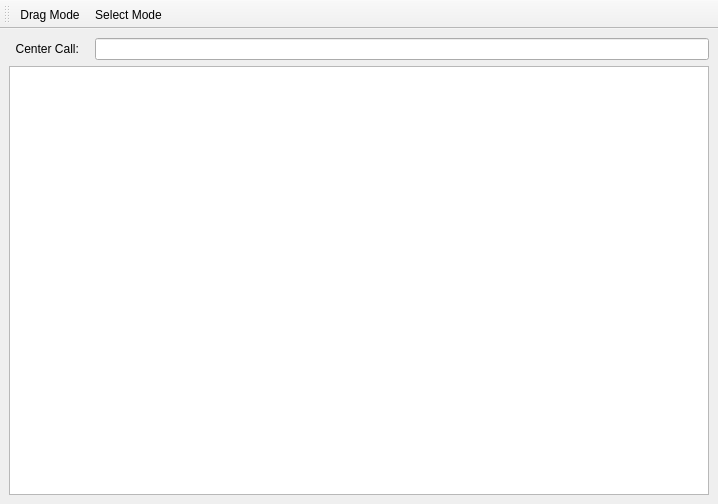
<?xml version="1.0" encoding="UTF-8"?>
<ui version="4.0">
 <class>MapWidgetClass</class>
 <widget class="QMainWindow" name="MapWidgetClass">
  <property name="geometry">
   <rect>
    <x>0</x>
    <y>0</y>
    <width>718</width>
    <height>504</height>
   </rect>
  </property>
  <property name="windowTitle">
   <string>Map View</string>
  </property>
  <widget class="QWidget" name="centralwidget">
   <layout class="QVBoxLayout" name="verticalLayout">
    <item>
     <layout class="QGridLayout" name="gridLayout">
      <item row="0" column="1">
       <widget class="QLineEdit" name="centerCallEdit"/>
      </item>
      <item row="0" column="0">
       <widget class="QLabel" name="label">
        <property name="sizePolicy">
         <sizepolicy hsizetype="Minimum" vsizetype="Preferred">
          <horstretch>0</horstretch>
          <verstretch>0</verstretch>
         </sizepolicy>
        </property>
        <property name="text">
         <string>  Center Call:   </string>
        </property>
       </widget>
      </item>
      <item row="1" column="0" colspan="2">
       <widget class="MapGraphicsView" name="graphicsView"/>
      </item>
     </layout>
    </item>
   </layout>
  </widget>
  <widget class="QToolBar" name="toolBar">
   <property name="windowTitle">
    <string>toolBar</string>
   </property>
   <attribute name="toolBarArea">
    <enum>TopToolBarArea</enum>
   </attribute>
   <attribute name="toolBarBreak">
    <bool>false</bool>
   </attribute>
   <addaction name="actionDrag_Mode"/>
   <addaction name="actionSelect_Mode"/>
  </widget>
  <action name="actionDrag_Mode">
   <property name="checkable">
    <bool>true</bool>
   </property>
   <property name="text">
    <string>Drag Mode</string>
   </property>
   <property name="menuRole">
    <enum>QAction::MenuRole::NoRole</enum>
   </property>
  </action>
  <action name="actionSelect_Mode">
   <property name="checkable">
    <bool>true</bool>
   </property>
   <property name="text">
    <string>Select Mode</string>
   </property>
   <property name="menuRole">
    <enum>QAction::MenuRole::NoRole</enum>
   </property>
  </action>
 </widget>
 <customwidgets>
  <customwidget>
   <class>MapGraphicsView</class>
   <extends>QGraphicsView</extends>
   <header location="global">MapGraphicsView.h</header>
  </customwidget>
 </customwidgets>
 <resources/>
 <connections/>
</ui>
